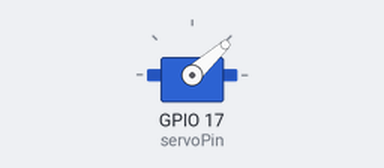
A sketch run on a simulated ESP32. On the bench: servo. Servo pulses on a pin are drawn as a servo (544–2400 µs = 0–180°).

Above: at 0.05 s.
At 4.0 s:
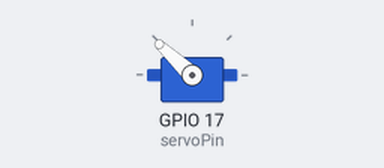
Timing chart, 0 to 5.2 s (numbered marks = the images above):
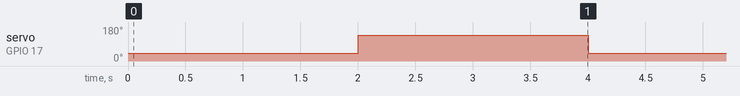

The sketch:

ESP32_Servo_Sweep.ino
```cpp
/*
On ESP32 generates a sweeping pulse of 1mS to 2mS at 50hz
*/

const int servoPin = 17;

int dutyCycle = 0;

const int PWMFreq = 50;                                //50hz
const int PWMChannel = 0;
const int PWMResolution = 12;                       //12 bits 0-4095

void setup()
{
  ledcSetup(PWMChannel, PWMFreq, PWMResolution);
  ledcAttachPin(servoPin, PWMChannel);
  ledcWrite(PWMChannel, dutyCycle);
}

void loop()
{
    ledcWrite(PWMChannel, 200);                     //approx 1ms
    delay(2000);

    ledcWrite(PWMChannel, 400);                     //approx 2mS
    delay(2000);
}
```

Measured:
- by itself, servo on GPIO 17 (servoPin): alternates 137° for 2.0 s and 42° for 2.0 s
